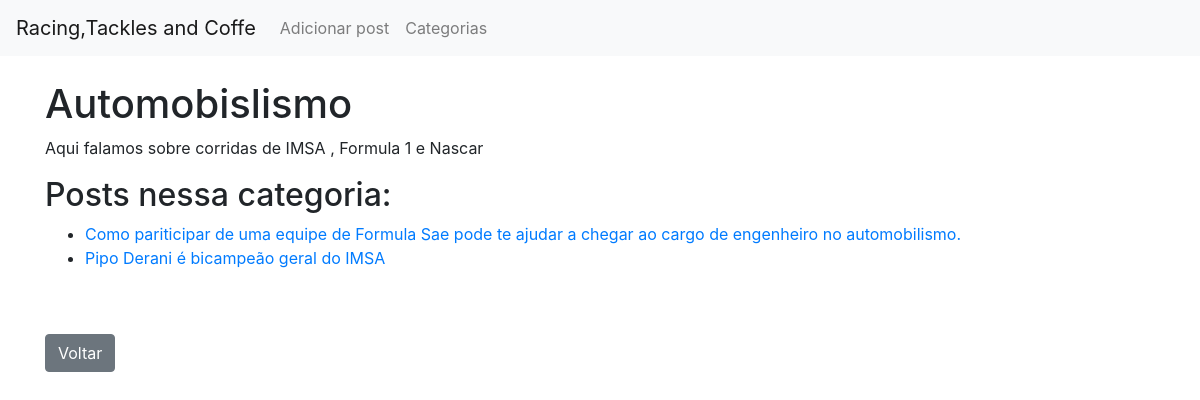
The page /categories/1/ on the database its author committed.
### oblog/models.py (models this page shows, shortened)
class Category(models.Model):
    nome = models.CharField(max_length=100)
    descricao = models.TextField()

class Post(models.Model):
    titulo = models.CharField(max_length=255)
    titulo_url = models.CharField(max_length=255,default="post")
    imagem = models.ImageField(null=True,blank=True,upload_to="images/")
    autor = models.ForeignKey(User , on_delete=models.CASCADE)
    corpo = models.TextField()
    data_publicada = models.DateField(auto_now_add=True)
    categorias = models.ManyToManyField(Category)

### oblog/views.py (the view)
# urls.py: path('categories/<int:pk>/', CategoryDetail.as_view(), name='categoria'),
class CategoryDetail(DetailView):
    model = Category
    template_name = 'categoria.html'
    context_object_name = 'category'
    def get_context_data(self, **kwargs):
        context = super().get_context_data(**kwargs)
        category = self.get_object()
        context['posts'] = category.post_set.all()
        return context

### oblog/templates/categoria.html (shortened to what this page needs)
{% extends 'base.html' %}
{% block content %}
    <h1>{{ category.nome }}</h1>
    <p>{{ category.descricao }}</p>
    <h2>Posts nessa categoria:</h2>
    <ul>
        {% for post in posts %}
            <li><a href="{% url 'Artigo' pk=post.pk %}">{{ post.titulo }}</a></li>
        {% empty %}
            <li>No posts in this category.</li>
        {% endfor %}
    </ul>
    <br/><br/>
    <a href="{% url 'home' %}" class="btn btn-secondary">Voltar</a>
{% endblock %}

### rows shown on the page
Category: nome "Automobislismo", descricao "Aqui falamos sobre corridas de IMSA , Formula 1 e Nascar"
Post: titulo "Como pariticipar de uma equipe de Formula Sae pode te ajudar a chegar ao cargo de engenheiro no automobilismo."
Post: titulo "Pipo Derani é bicampeão geral do IMSA"
